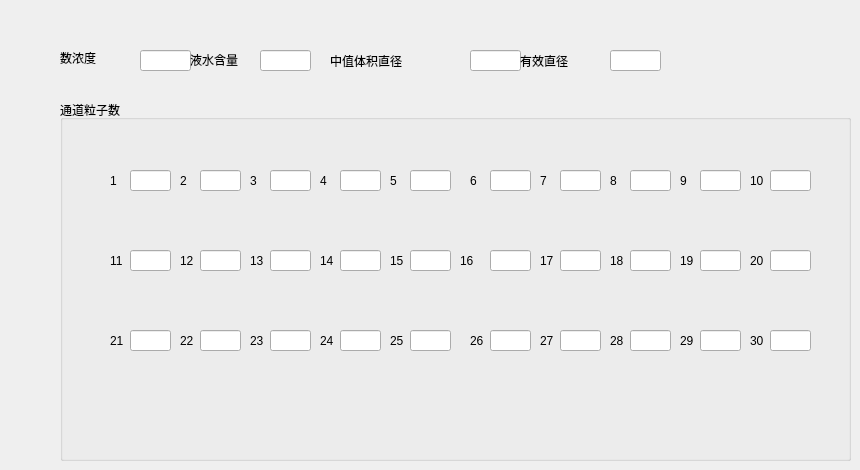
   <widget class="QWidget" name="CDP">
    <attribute name="title">
     <string>CDP信息</string>
    </attribute>
    <widget class="QLineEdit" name="cdp_01">
     <property name="geometry">
      <rect>
       <x>140</x>
       <y>50</y>
       <width>51</width>
       <height>21</height>
      </rect>
     </property>
    </widget>
    <widget class="QLabel" name="label_150">
     <property name="geometry">
      <rect>
       <x>60</x>
       <y>50</y>
       <width>71</width>
       <height>16</height>
      </rect>
     </property>
     <property name="text">
      <string>数浓度</string>
     </property>
    </widget>
    <widget class="QLabel" name="label_151">
     <property name="geometry">
      <rect>
       <x>190</x>
       <y>50</y>
       <width>61</width>
       <height>20</height>
      </rect>
     </property>
     <property name="text">
      <string>液水含量</string>
     </property>
    </widget>
    <widget class="QLineEdit" name="cdp_02">
     <property name="geometry">
      <rect>
       <x>260</x>
       <y>50</y>
       <width>51</width>
       <height>21</height>
      </rect>
     </property>
    </widget>
    <widget class="QLabel" name="label_152">
     <property name="geometry">
      <rect>
       <x>330</x>
       <y>50</y>
       <width>131</width>
       <height>21</height>
      </rect>
     </property>
     <property name="text">
      <string>中值体积直径</string>
     </property>
    </widget>
    <widget class="QLineEdit" name="cdp_03">
     <property name="geometry">
      <rect>
       <x>470</x>
       <y>50</y>
       <width>51</width>
       <height>21</height>
      </rect>
     </property>
    </widget>
    <widget class="QLabel" name="label_153">
     <property name="geometry">
      <rect>
       <x>520</x>
       <y>50</y>
       <width>91</width>
       <height>21</height>
      </rect>
     </property>
     <property name="text">
      <string>有效直径</string>
     </property>
    </widget>
    <widget class="QLineEdit" name="cdp_04">
     <property name="geometry">
      <rect>
       <x>610</x>
       <y>50</y>
       <width>51</width>
       <height>21</height>
      </rect>
     </property>
    </widget>
    <widget class="QGroupBox" name="groupBox_4">
     <property name="geometry">
      <rect>
       <x>60</x>
       <y>100</y>
       <width>791</width>
       <height>361</height>
      </rect>
     </property>
     <property name="title">
      <string>通道粒子数 </string>
     </property>
     <widget class="QLineEdit" name="cdp_05">
      <property name="geometry">
       <rect>
        <x>70</x>
        <y>70</y>
        <width>41</width>
        <height>21</height>
       </rect>
      </property>
     </widget>
     <widget class="QLabel" name="label_154">
      <property name="geometry">
       <rect>
        <x>50</x>
        <y>70</y>
        <width>16</width>
        <height>21</height>
       </rect>
      </property>
      <property name="text">
       <string>1</string>
      </property>
     </widget>
     <widget class="QLineEdit" name="cdp_06">
      <property name="geometry">
       <rect>
        <x>140</x>
        <y>70</y>
        <width>41</width>
        <height>21</height>
       </rect>
      </property>
     </widget>
     <widget class="QLabel" name="label_155">
      <property name="geometry">
       <rect>
        <x>120</x>
        <y>70</y>
        <width>21</width>
        <height>21</height>
       </rect>
      </property>
      <property name="text">
       <string>2</string>
      </property>
     </widget>
     <widget class="QLineEdit" name="cdp_07">
      <property name="geometry">
       <rect>
        <x>210</x>
        <y>70</y>
        <width>41</width>
        <height>21</height>
       </rect>
      </property>
     </widget>
     <widget class="QLabel" name="label_156">
      <property name="geometry">
       <rect>
        <x>190</x>
        <y>70</y>
        <width>21</width>
        <height>21</height>
       </rect>
      </property>
      <property name="text">
       <string>3</string>
      </property>
     </widget>
     <widget class="QLineEdit" name="cdp_08">
      <property name="geometry">
       <rect>
        <x>280</x>
        <y>70</y>
        <width>41</width>
        <height>21</height>
       </rect>
      </property>
     </widget>
     <widget class="QLabel" name="label_157">
      <property name="geometry">
       <rect>
        <x>260</x>
        <y>70</y>
        <width>21</width>
        <height>21</height>
       </rect>
      </property>
      <property name="text">
       <string>4</string>
      </property>
     </widget>
     <widget class="QLineEdit" name="cdp_09">
      <property name="geometry">
       <rect>
        <x>350</x>
        <y>70</y>
        <width>41</width>
        <height>21</height>
       </rect>
      </property>
      <property name="text">
       <string/>
      </property>
     </widget>
     <widget class="QLabel" name="label_158">
      <property name="geometry">
       <rect>
        <x>330</x>
        <y>70</y>
        <width>21</width>
        <height>21</height>
       </rect>
      </property>
      <property name="text">
       <string>5</string>
      </property>
     </widget>
     <widget class="QLineEdit" name="cdp_012">
      <property name="geometry">
       <rect>
        <x>570</x>
        <y>70</y>
        <width>41</width>
        <height>21</height>
       </rect>
      </property>
     </widget>
     <widget class="QLineEdit" name="cdp_010">
      <property name="geometry">
       <rect>
        <x>430</x>
        <y>70</y>
        <width>41</width>
        <height>21</height>
       </rect>
      </property>
     </widget>
     <widget class="QLabel" name="label_159">
      <property name="geometry">
       <rect>
        <x>410</x>
        <y>70</y>
        <width>16</width>
        <height>21</height>
       </rect>
      </property>
      <property name="text">
       <string>6</string>
      </property>
     </widget>
     <widget class="QLineEdit" name="cdp_013">
      <property name="geometry">
       <rect>
        <x>640</x>
        <y>70</y>
        <width>41</width>
        <height>21</height>
       </rect>
      </property>
     </widget>
     <widget class="QLabel" name="label_160">
      <property name="geometry">
       <rect>
        <x>620</x>
        <y>70</y>
        <width>21</width>
        <height>21</height>
       </rect>
      </property>
      <property name="text">
       <string>9</string>
      </property>
     </widget>
     <widget class="QLabel" name="label_161">
      <property name="geometry">
       <rect>
        <x>480</x>
        <y>70</y>
        <width>21</width>
        <height>21</height>
       </rect>
      </property>
      <property name="text">
       <string>7</string>
      </property>
     </widget>
     <widget class="QLabel" name="label_162">
      <property name="geometry">
       <rect>
        <x>550</x>
        <y>70</y>
        <width>21</width>
        <height>21</height>
       </rect>
      </property>
      <property name="text">
       <string>8</string>
      </property>
     </widget>
     <widget class="QLabel" name="label_163">
      <property name="geometry">
       <rect>
        <x>690</x>
        <y>70</y>
        <width>21</width>
        <height>21</height>
       </rect>
      </property>
      <property name="text">
       <string>10</string>
      </property>
     </widget>
     <widget class="QLineEdit" name="cdp_014">
      <property name="geometry">
       <rect>
        <x>710</x>
        <y>70</y>
        <width>41</width>
        <height>21</height>
       </rect>
      </property>
      <property name="text">
       <string/>
      </property>
     </widget>
     <widget class="QLineEdit" name="cdp_011">
      <property name="geometry">
       <rect>
        <x>500</x>
        <y>70</y>
        <width>41</width>
        <height>21</height>
       </rect>
      </property>
     </widget>
     <widget class="QLineEdit" name="cdp_018">
      <property name="geometry">
       <rect>
        <x>280</x>
        <y>150</y>
        <width>41</width>
        <height>21</height>
       </rect>
      </property>
     </widget>
     <widget class="QLineEdit" name="cdp_024">
      <property name="geometry">
       <rect>
        <x>710</x>
        <y>150</y>
        <width>41</width>
        <height>21</height>
       </rect>
      </property>
      <property name="text">
       <string/>
      </property>
     </widget>
     <widget class="QLineEdit" name="cdp_017">
      <property name="geometry">
       <rect>
        <x>210</x>
        <y>150</y>
        <width>41</width>
        <height>21</height>
       </rect>
      </property>
     </widget>
     <widget class="QLabel" name="label_164">
      <property name="geometry">
       <rect>
        <x>550</x>
        <y>150</y>
        <width>21</width>
        <height>21</height>
       </rect>
      </property>
      <property name="text">
       <string>18</string>
      </property>
     </widget>
     <widget class="QLineEdit" name="cdp_016">
      <property name="geometry">
       <rect>
        <x>140</x>
        <y>150</y>
        <width>41</width>
        <height>21</height>
       </rect>
      </property>
     </widget>
     <widget class="QLabel" name="label_165">
      <property name="geometry">
       <rect>
        <x>260</x>
        <y>150</y>
        <width>21</width>
        <height>21</height>
       </rect>
      </property>
      <property name="text">
       <string>14</string>
      </property>
     </widget>
     <widget class="QLineEdit" name="cdp_022">
      <property name="geometry">
       <rect>
        <x>570</x>
        <y>150</y>
        <width>41</width>
        <height>21</height>
       </rect>
      </property>
     </widget>
     <widget class="QLabel" name="label_166">
      <property name="geometry">
       <rect>
        <x>620</x>
        <y>150</y>
        <width>21</width>
        <height>21</height>
       </rect>
      </property>
      <property name="text">
       <string>19</string>
      </property>
     </widget>
     <widget class="QLabel" name="label_167">
      <property name="geometry">
       <rect>
        <x>480</x>
        <y>150</y>
        <width>21</width>
        <height>21</height>
       </rect>
      </property>
      <property name="text">
       <string>17</string>
      </property>
     </widget>
     <widget class="QLabel" name="label_168">
      <property name="geometry">
       <rect>
        <x>120</x>
        <y>150</y>
        <width>21</width>
        <height>21</height>
       </rect>
      </property>
      <property name="text">
       <string>12</string>
      </property>
     </widget>
     <widget class="QLabel" name="label_169">
      <property name="geometry">
       <rect>
        <x>330</x>
        <y>150</y>
        <width>21</width>
        <height>21</height>
       </rect>
      </property>
      <property name="text">
       <string>15</string>
      </property>
     </widget>
     <widget class="QLineEdit" name="cdp_020">
      <property name="geometry">
       <rect>
        <x>430</x>
        <y>150</y>
        <width>41</width>
        <height>21</height>
       </rect>
      </property>
     </widget>
     <widget class="QLineEdit" name="cdp_023">
      <property name="geometry">
       <rect>
        <x>640</x>
        <y>150</y>
        <width>41</width>
        <height>21</height>
       </rect>
      </property>
     </widget>
     <widget class="QLineEdit" name="cdp_019">
      <property name="geometry">
       <rect>
        <x>350</x>
        <y>150</y>
        <width>41</width>
        <height>21</height>
       </rect>
      </property>
      <property name="text">
       <string/>
      </property>
     </widget>
     <widget class="QLabel" name="label_170">
      <property name="geometry">
       <rect>
        <x>690</x>
        <y>150</y>
        <width>21</width>
        <height>21</height>
       </rect>
      </property>
      <property name="text">
       <string>20</string>
      </property>
     </widget>
     <widget class="QLabel" name="label_171">
      <property name="geometry">
       <rect>
        <x>190</x>
        <y>150</y>
        <width>21</width>
        <height>21</height>
       </rect>
      </property>
      <property name="text">
       <string>13</string>
      </property>
     </widget>
     <widget class="QLineEdit" name="cdp_015">
      <property name="geometry">
       <rect>
        <x>70</x>
        <y>150</y>
        <width>41</width>
        <height>21</height>
       </rect>
      </property>
     </widget>
     <widget class="QLabel" name="label_172">
      <property name="geometry">
       <rect>
        <x>50</x>
        <y>150</y>
        <width>16</width>
        <height>21</height>
       </rect>
      </property>
      <property name="text">
       <string>11</string>
      </property>
     </widget>
     <widget class="QLineEdit" name="cdp_021">
      <property name="geometry">
       <rect>
        <x>500</x>
        <y>150</y>
        <width>41</width>
        <height>21</height>
       </rect>
      </property>
     </widget>
     <widget class="QLabel" name="label_173">
      <property name="geometry">
       <rect>
        <x>400</x>
        <y>150</y>
        <width>21</width>
        <height>21</height>
       </rect>
      </property>
      <property name="text">
       <string>16</string>
      </property>
     </widget>
     <widget class="QLineEdit" name="cdp_028">
      <property name="geometry">
       <rect>
        <x>280</x>
        <y>230</y>
        <width>41</width>
        <height>21</height>
       </rect>
      </property>
     </widget>
     <widget class="QLineEdit" name="cdp_034">
      <property name="geometry">
       <rect>
        <x>710</x>
        <y>230</y>
        <width>41</width>
        <height>21</height>
       </rect>
      </property>
      <property name="text">
       <string/>
      </property>
     </widget>
     <widget class="QLineEdit" name="cdp_027">
      <property name="geometry">
       <rect>
        <x>210</x>
        <y>230</y>
        <width>41</width>
        <height>21</height>
       </rect>
      </property>
     </widget>
     <widget class="QLabel" name="label_174">
      <property name="geometry">
       <rect>
        <x>550</x>
        <y>230</y>
        <width>21</width>
        <height>21</height>
       </rect>
      </property>
      <property name="text">
       <string>28</string>
      </property>
     </widget>
     <widget class="QLineEdit" name="cdp_026">
      <property name="geometry">
       <rect>
        <x>140</x>
        <y>230</y>
        <width>41</width>
        <height>21</height>
       </rect>
      </property>
     </widget>
     <widget class="QLabel" name="label_175">
      <property name="geometry">
       <rect>
        <x>260</x>
        <y>230</y>
        <width>21</width>
        <height>21</height>
       </rect>
      </property>
      <property name="text">
       <string>24</string>
      </property>
     </widget>
     <widget class="QLineEdit" name="cdp_032">
      <property name="geometry">
       <rect>
        <x>570</x>
        <y>230</y>
        <width>41</width>
        <height>21</height>
       </rect>
      </property>
     </widget>
     <widget class="QLabel" name="label_176">
      <property name="geometry">
       <rect>
        <x>620</x>
        <y>230</y>
        <width>21</width>
        <height>21</height>
       </rect>
      </property>
      <property name="text">
       <string>29</string>
      </property>
     </widget>
     <widget class="QLabel" name="label_177">
      <property name="geometry">
       <rect>
        <x>480</x>
        <y>230</y>
        <width>21</width>
        <height>21</height>
       </rect>
      </property>
      <property name="text">
       <string>27</string>
      </property>
     </widget>
     <widget class="QLabel" name="label_178">
      <property name="geometry">
       <rect>
        <x>120</x>
        <y>230</y>
        <width>21</width>
        <height>21</height>
       </rect>
      </property>
      <property name="text">
       <string>22</string>
      </property>
     </widget>
     <widget class="QLabel" name="label_179">
      <property name="geometry">
       <rect>
        <x>330</x>
        <y>230</y>
        <width>21</width>
        <height>21</height>
       </rect>
      </property>
      <property name="text">
       <string>25</string>
      </property>
     </widget>
     <widget class="QLineEdit" name="cdp_030">
      <property name="geometry">
       <rect>
        <x>430</x>
        <y>230</y>
        <width>41</width>
        <height>21</height>
       </rect>
      </property>
     </widget>
     <widget class="QLineEdit" name="cdp_033">
      <property name="geometry">
       <rect>
        <x>640</x>
        <y>230</y>
        <width>41</width>
        <height>21</height>
       </rect>
      </property>
     </widget>
     <widget class="QLineEdit" name="cdp_029">
      <property name="geometry">
       <rect>
        <x>350</x>
        <y>230</y>
        <width>41</width>
        <height>21</height>
       </rect>
      </property>
      <property name="text">
       <string/>
      </property>
     </widget>
     <widget class="QLabel" name="label_180">
      <property name="geometry">
       <rect>
        <x>690</x>
        <y>230</y>
        <width>21</width>
        <height>21</height>
       </rect>
      </property>
      <property name="text">
       <string>30</string>
      </property>
     </widget>
     <widget class="QLabel" name="label_181">
      <property name="geometry">
       <rect>
        <x>190</x>
        <y>230</y>
        <width>21</width>
        <height>21</height>
       </rect>
      </property>
      <property name="text">
       <string>23</string>
      </property>
     </widget>
     <widget class="QLineEdit" name="cdp_025">
      <property name="geometry">
       <rect>
        <x>70</x>
        <y>230</y>
        <width>41</width>
        <height>21</height>
       </rect>
      </property>
     </widget>
     <widget class="QLabel" name="label_182">
      <property name="geometry">
       <rect>
        <x>50</x>
        <y>230</y>
        <width>16</width>
        <height>21</height>
       </rect>
      </property>
      <property name="text">
       <string>21</string>
      </property>
     </widget>
     <widget class="QLineEdit" name="cdp_031">
      <property name="geometry">
       <rect>
        <x>500</x>
        <y>230</y>
        <width>41</width>
        <height>21</height>
       </rect>
      </property>
     </widget>
     <widget class="QLabel" name="label_183">
      <property name="geometry">
       <rect>
        <x>410</x>
        <y>230</y>
        <width>16</width>
        <height>21</height>
       </rect>
      </property>
      <property name="text">
       <string>26</string>
      </property>
     </widget>
    </widget>
   </widget>
